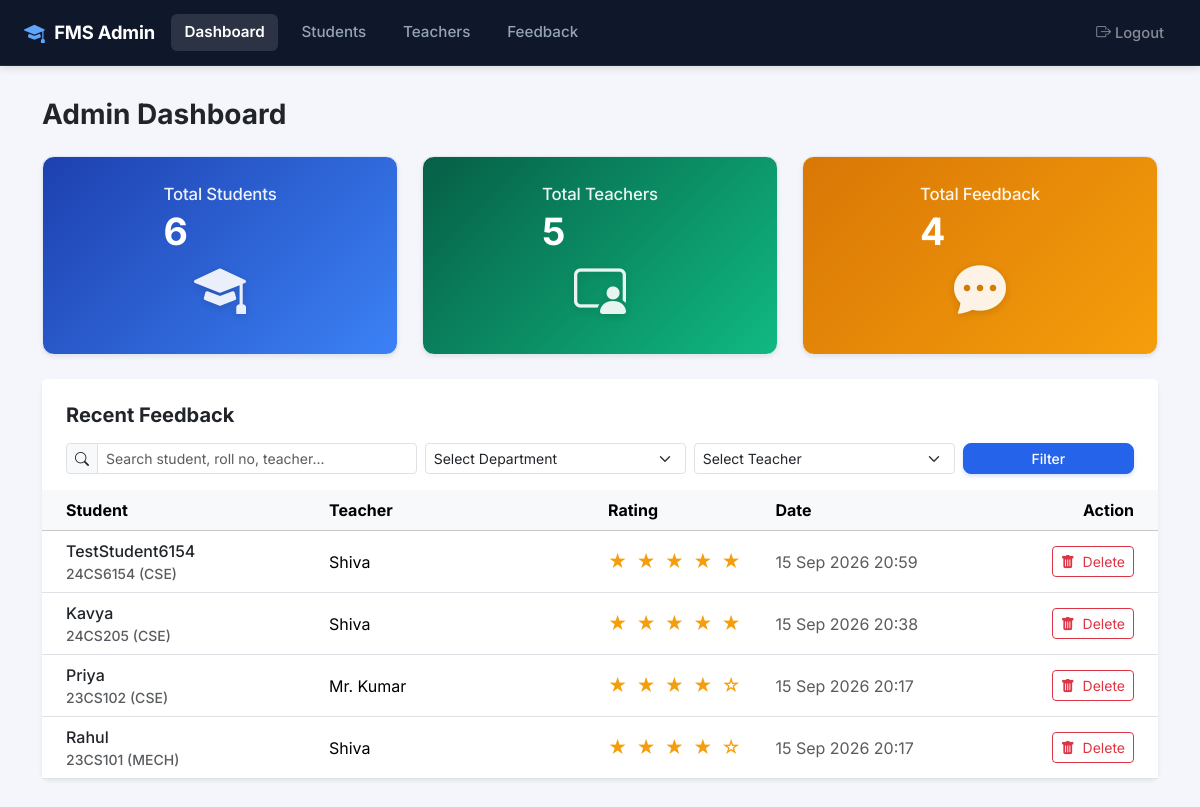
The page /dashboard/ (signed in) on the database its author committed.
### fms_app/models.py (models this page shows, shortened)
class Feedback(models.Model):
    student = models.ForeignKey(Student, on_delete=models.CASCADE, related_name='feedbacks')
    teacher = models.ForeignKey(Teacher, on_delete=models.CASCADE, related_name='feedbacks')
    rating = models.IntegerField()
    description = models.TextField()
    created_at = models.DateTimeField(auto_now_add=True)
    class Meta:
        ordering = ['-created_at']

class Student(models.Model):
    user = models.OneToOneField(User, on_delete=models.CASCADE, related_name='student_profile')
    name = models.CharField(max_length=150)
    roll_number = models.CharField(max_length=50, unique=True)
    department = models.CharField(max_length=100)
    email = models.EmailField()
    phone = models.CharField(max_length=20)
    address = models.TextField(blank=True)
    created_at = models.DateTimeField(auto_now_add=True)
    class Meta:
        ordering = ['id']

class Teacher(models.Model):
    name = models.CharField(max_length=150)
    department = models.CharField(max_length=100)
    email = models.EmailField()
    phone = models.CharField(max_length=20, blank=True, null=True)
    created_at = models.DateTimeField(auto_now_add=True)
    class Meta:
        ordering = ['name']

### fms_app/views.py (the view)
# urls.py: path('dashboard/', views.admin_dashboard_view, name='admin_dashboard'),
@admin_required
def admin_dashboard_view(request):
    total_students = Student.objects.count()
    total_teachers = Teacher.objects.count()
    total_feedback = Feedback.objects.count()
    search_query = request.GET.get('search', '').strip()
    selected_department = request.GET.get('department', '').strip()
    selected_teacher = request.GET.get('teacher', '').strip()
    feedback_qs = Feedback.objects.select_related('student', 'teacher').all()
    if search_query:
        feedback_qs = feedback_qs.filter(
            Q(student__name__icontains=search_query) |
            Q(student__roll_number__icontains=search_query) |
            Q(teacher__name__icontains=search_query)
        )
    if selected_department:
        feedback_qs = feedback_qs.filter(student__department__iexact=selected_department)
    if selected_teacher:
        feedback_qs = feedback_qs.filter(teacher__id=selected_teacher)
    recent_feedback = feedback_qs.order_by('-created_at')
    departments = Student.objects.values_list('department', flat=True).distinct().order_by('department')
    teachers = Teacher.objects.all().order_by('name')
    context = {
        'total_students': total_students,
        'total_teachers': total_teachers,
        'total_feedback': total_feedback,
        'recent_feedback': recent_feedback,
        'departments': departments,
        'teachers': teachers,
        'search_query': search_query,
        'selected_department': selected_department,
        'selected_teacher': selected_teacher,
    }
    return render(request, 'admin/dashboard.html', context)

### templates/admin/dashboard.html (shortened to what this page needs)
{% extends 'base.html' %}
{% block navbar %}
    {% include 'navbar_admin.html' %}
{% endblock %}
{% block content %}
<div class="py-2">
    <h3 class="fw-bold text-dark mb-4">Admin Dashboard</h3>
    <div class="row g-4 mb-4">
        <div class="col-md-4">
            <div class="card fms-stat-card fms-stat-card-blue shadow-sm">
                <div>
                    <div class="fms-stat-title">Total Students</div>
                    <div class="fms-stat-count">{{ total_students }}</div>
                </div>
                <div class="fms-stat-icon text-white">
                    <i class="bi bi-mortarboard-fill"></i>
                </div>
            </div>
        </div>
        <div class="col-md-4">
            <div class="card fms-stat-card fms-stat-card-green shadow-sm">
                <div>
                    <div class="fms-stat-title">Total Teachers</div>
                    <div class="fms-stat-count">{{ total_teachers }}</div>
                </div>
                <div class="fms-stat-icon text-white">
                    <i class="bi bi-person-video3"></i>
                </div>
            </div>
        </div>
        <div class="col-md-4">
            <div class="card fms-stat-card fms-stat-card-yellow shadow-sm">
                <div>
                    <div class="fms-stat-title">Total Feedback</div>
                    <div class="fms-stat-count">{{ total_feedback }}</div>
                </div>
                <div class="fms-stat-icon text-white">
                    <i class="bi bi-chat-dots-fill"></i>
                </div>
            </div>
        </div>
    </div>
    <div class="card border-0 shadow-sm rounded-3 mt-4">
        <div class="card-header bg-white border-0 pt-4 pb-2 px-4">
            <h5 class="fw-bold mb-3 text-dark">Recent Feedback</h5>
            <form method="GET" action="{% url 'admin_dashboard' %}" class="row g-2 align-items-center mb-2">
                <div class="col-md-4">
                    <div class="input-group input-group-sm">
                        <span class="input-group-text bg-light"><i class="bi bi-search"></i></span>
                        <input type="text" name="search" class="form-control form-control-sm" placeholder="Search student, roll no, teacher..." value="{{ search_query }}">
                    </div>
                </div>
                <div class="col-md-3">
                    <select name="department" class="form-select form-select-sm">
                        <option value="">Select Department</option>
                    </select>
                </div>
                <div class="col-md-3">
                    <select name="teacher" class="form-select form-select-sm">
                        <option value="">Select Teacher</option>
                    </select>
                </div>
                <div class="col-md-2 d-flex gap-2">
                    <button type="submit" class="btn btn-primary btn-sm flex-grow-1">Filter</button>
                </div>
            </form>
        </div>
        <div class="card-body p-0">
            <div class="table-responsive">
                <table class="table table-hover align-middle mb-0">
                    <thead class="table-light">
                        <tr>
                            <th class="ps-4" style="width: 25%;">Student</th>
                            <th style="width: 25%;">Teacher</th>
                            <th style="width: 15%;">Rating</th>
                            <th style="width: 20%;">Date</th>
                            <th class="text-end pe-4" style="width: 15%;">Action</th>
                        </tr>
                    </thead>
                    <tbody>
                        {% for fb in recent_feedback %}
                            <tr>
                                <td class="ps-4 fw-medium text-dark">
                                    {{ fb.student.name }}
                                    <div class="small text-muted">{{ fb.student.roll_number }} ({{ fb.student.department }})</div>
                                </td>
                                <td>{{ fb.teacher.name }}</td>
                                <td>
                                    <span class="rating-stars-display" title="{{ fb.rating }} of 5 stars">
                                        {% for i in "12345" %}
                                            {% if forloop.counter <= fb.rating %}
                                                ★
                                            {% else %}
                                                ☆
                                            {% endif %}
                                        {% endfor %}
                                    </span>
                                </td>
                                <td class="text-muted">{{ fb.created_at|date:"d M Y H:i" }}</td>
                                <td class="text-end pe-4">
                                    <button type="button" class="btn btn-sm btn-outline-danger" data-bs-toggle="modal" data-bs-target="#deleteFeedbackModal{{ fb.id }}">
                                        <i class="bi bi-trash-fill me-1"></i> Delete
                                    </button>
                                </td>
                            </tr>
                        {% endfor %}
                    </tbody>
                </table>
            </div>
        </div>
    </div>
</div>
{% endblock %}

### templates/base.html (shortened to what this page needs)
{% load static %}
<!DOCTYPE html>
<html lang="en">
<head>
    <link href="https://cdn.jsdelivr.net/npm/bootstrap@5.3.3/dist/css/bootstrap.min.css" rel="stylesheet">
    <link rel="stylesheet" href="https://cdn.jsdelivr.net/npm/bootstrap-icons@1.11.3/font/bootstrap-icons.min.css">
    <link rel="stylesheet" href="{% static 'css/custom.css' %}">
</head>
<body class="d-flex flex-column min-vh-100">
    {% block navbar %}{% endblock %}
    <main class="flex-grow-1 {% block main_class %}py-4{% endblock %}">
        <div class="container{% block container_modifier %}{% endblock %}">
            {% block content %}{% endblock %}
        </div>
    </main>
</body>
</html>

### templates/navbar_admin.html (shortened to what this page needs)
<nav class="navbar navbar-expand-lg navbar-dark fms-navbar">
    <div class="container-fluid px-4">
        <a class="navbar-brand" href="{% url 'admin_dashboard' %}">
            <i class="bi bi-mortarboard-fill"></i>
            <span>FMS Admin</span>
        </a>
        <div class="collapse navbar-collapse" id="adminNavbar">
            <ul class="navbar-nav me-auto mb-2 mb-lg-0">
                <li class="nav-item">
                    <a class="nav-link {% if request.resolver_match.url_name == 'admin_dashboard' %}active text-white{% endif %}" href="{% url 'admin_dashboard' %}">Dashboard</a>
                </li>
                <li class="nav-item">
                    <a class="nav-link {% if 'student' in request.resolver_match.url_name %}active text-white{% endif %}" href="{% url 'admin_students' %}">Students</a>
                </li>
                <li class="nav-item">
                    <a class="nav-link {% if 'teacher' in request.resolver_match.url_name %}active text-white{% endif %}" href="{% url 'admin_teachers' %}">Teachers</a>
                </li>
                <li class="nav-item">
                    <a class="nav-link {% if request.resolver_match.url_name == 'admin_feedback' %}active text-white{% endif %}" href="{% url 'admin_feedback' %}">Feedback</a>
                </li>
            </ul>
            <div class="d-flex align-items-center fms-nav-right">
                <a href="{% url 'logout' %}" class="d-flex align-items-center gap-1 text-white-50 hover-white">
                    <i class="bi bi-box-arrow-right"></i>
                    <span>Logout</span>
                </a>
            </div>
        </div>
    </div>
</nav>

### static/css/custom.css (style rules this page uses)
:root { --fms-bg: #f4f6fb; --fms-card-bg: #ffffff; --fms-text-main: #1e293b; --fms-text-muted: #64748b; --fms-border: #e2e8f0; --fms-border-light: #f1f5f9; --fms-nav-bg: #0f172a; --fms-table-head: #1e293b; --fms-blue-grad: linear-gradient(135deg, #1e40af 0%, #3b82f6 100%); --fms-green-grad: linear-gradient(135deg, #065f46 0%, #10b981 100%); --fms-yellow-grad: linear-gradient(135deg, #d97706 0%, #f59e0b 100%); --fms-primary: #2563eb; --fms-primary-hover: #1d4ed8; --fms-shadow-sm: 0 1px 3px rgba(0, 0, 0, 0.05), 0 1px 2px rgba(0, 0, 0, 0.03); --fms-shadow-md: 0 4px 6px -1px rgba(0, 0, 0, 0.05), 0 2px 4px -2px rgba(0, 0, 0, 0.03); --fms-shadow-lg: 0 10px 15px -3px rgba(0, 0, 0, 0.06), 0 4px 6px -4px rgba(0, 0, 0, 0.04); }
body { background-color: var(--fms-bg); font-family: 'Inter', -apple-system, BlinkMacSystemFont, "Segoe UI", Roboto, sans-serif; color: var(--fms-text-main); min-height: 100vh; -webkit-font-smoothing: antialiased; }
.fms-navbar { background-color: var(--fms-nav-bg) !important; border-bottom: 1px solid rgba(255, 255, 255, 0.08); padding-top: 0.75rem; padding-bottom: 0.75rem; font-size: 0.95rem; box-shadow: 0 2px 8px rgba(0, 0, 0, 0.12); }
.fms-navbar .navbar-brand { font-size: 1.15rem; font-weight: 700; letter-spacing: -0.01em; display: flex; align-items: center; gap: 0.6rem; color: #ffffff !important; }
.fms-navbar .navbar-brand i { font-size: 1.3rem; color: #60a5fa; }
.fms-navbar .nav-link { color: #94a3b8 !important; margin-right: 0.6rem; font-weight: 500; padding: 0.45rem 0.85rem !important; border-radius: 6px; transition: all 0.15s ease-in-out; }
.fms-navbar .nav-link.active { color: #ffffff !important; background-color: rgba(255, 255, 255, 0.12); font-weight: 600; }
.fms-nav-right a { color: #cbd5e1; text-decoration: none; font-size: 0.92rem; font-weight: 500; display: inline-flex; align-items: center; gap: 0.4rem; padding: 0.4rem 0.75rem; border-radius: 6px; transition: all 0.15s ease-in-out; }
.fms-stat-card { border: none; border-radius: 12px; padding: 1.6rem 1.75rem; min-height: 140px; display: flex; justify-content: space-between; align-items: center; position: relative; overflow: hidden; transition: transform 0.2s ease, box-shadow 0.2s ease; }
.fms-stat-card-blue { background: var(--fms-blue-grad); color: #ffffff; box-shadow: 0 10px 20px -5px rgba(37, 99, 235, 0.32); }
.fms-stat-card-green { background: var(--fms-green-grad); color: #ffffff; box-shadow: 0 10px 20px -5px rgba(16, 185, 129, 0.32); }
.fms-stat-card-yellow { background: var(--fms-yellow-grad); color: #ffffff; box-shadow: 0 10px 20px -5px rgba(245, 158, 11, 0.32); }
.fms-stat-title { font-size: 1.05rem; font-weight: 500; letter-spacing: -0.01em; margin-bottom: 0.35rem; opacity: 0.92; }
.fms-stat-count { font-size: 2.35rem; font-weight: 700; line-height: 1; letter-spacing: -0.02em; }
.fms-stat-icon { font-size: 3.25rem; opacity: 0.9; display: flex; align-items: center; justify-content: center; filter: drop-shadow(0 2px 4px rgba(0, 0, 0, 0.15)); }
.card { border-radius: 12px; border: 1px solid var(--fms-border); box-shadow: var(--fms-shadow-sm); background-color: var(--fms-card-bg); }
.rating-stars-display { color: #f59e0b; font-size: 1.15rem; letter-spacing: 2px; }
.btn-primary { background-color: var(--fms-primary); border-color: var(--fms-primary); box-shadow: 0 2px 4px rgba(37, 99, 235, 0.2); font-weight: 500; border-radius: 8px; transition: all 0.15s ease-in-out; }

### rows shown on the page
Feedback: student.name "TestStudent6154", student.roll_number "24CS6154", student.department "CSE", teacher.name "Shiva", rating 5 (drawn), created_at "15 Sep 2026 20:59"
Feedback: student.name "Kavya", student.roll_number "24CS205", student.department "CSE", teacher.name "Shiva", rating 5 (drawn), created_at "15 Sep 2026 20:38"
Feedback: student.name "Priya", student.roll_number "23CS102", student.department "CSE", teacher.name "Mr. Kumar", rating 4 (drawn), created_at "15 Sep 2026 20:17"
Feedback: student.name "Rahul", student.roll_number "23CS101", student.department "MECH", teacher.name "Shiva", rating 4 (drawn), created_at "15 Sep 2026 20:17"

### other values the page prints
{{ total_students }} "6"
{{ total_teachers }} "5"
{{ total_feedback }} "4"
